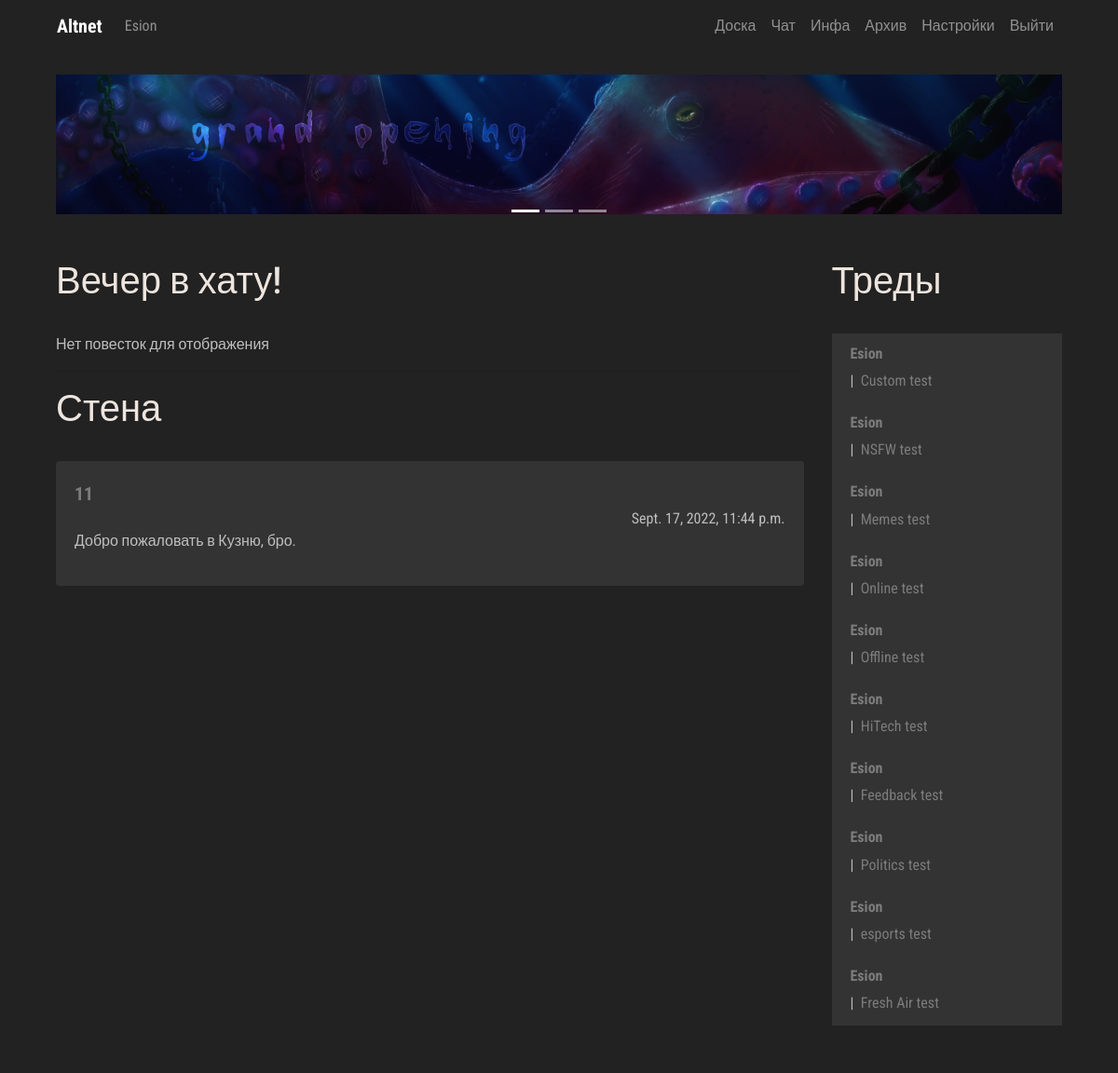
The page /manager/me/ (signed in) on the database its author committed.
### manager/models.py (models this page shows, shortened)
class UserPublicPost(models.Model):
    post_author = models.CharField('Message Author', max_length=150, null=False, blank=False)
    post_text = models.CharField('Post text', max_length=250)
    post_date = models.DateTimeField('Post date', auto_now=True)
    language_code = models.IntegerField(null=True, blank=True, default=0)

### board/models.py (models this page shows, shortened)
class Thread(models.Model):
    def was_published_recently(self):
        now = timezone.now()
        return now - datetime.timedelta(days=1) <= self.pub_date <= now
    thread_title = models.CharField('Thread title', max_length=100)
    thread_text = models.TextField('Thread text', max_length=10000)
    pub_date = models.DateTimeField('Date published', auto_now=True)
    CATEGORY_CHOICES = [('Random', 'Random'), ('Broadcast', 'Broadcast'), ('Animation', 'Animation'),
                        ('Artwork', 'Artwork'), ('Cinematics', 'Cinematics'), ('Videogames', 'Videogames'),
                        ('Writing', 'Writing'), ('Fresh Air', 'Fresh Air'), ('Esports', 'Esports'),
                        ('Politics', 'Politics'), ('Feedback', 'Feedback'), ('HiTech', 'HiTech'),
                        ('Offline', 'Offline'), ('Online', 'Online'), ('Memes', 'Memes'),
                        ('NSFW', 'NSFW'), ('Custom', 'Custom')]
    category = models.CharField(max_length=100, choices=CATEGORY_CHOICES)
    thread_author = models.CharField('Thread Author', max_length=150, blank=False, null=False)
    was_published_recently.admin_order_field = 'pub_date'
    was_published_recently.boolean = True
    was_published_recently.short_description = 'Published recently?'
    thread_pic = models.ImageField(upload_to=user_thread_directory_path, blank=True, null=True)
    language_code = models.IntegerField(blank=True, null=True, default=0)
    visible = models.BooleanField(blank=False, null=False, default=True)

### manager/views.py (the view)
# urls.py: path('me/', views.meview, name='me'),
def meview(request):
    if request.user.is_authenticated:
        loc_option = Hikka.objects.get(user=request.user.id).language_code
    else:
        loc_option = 0
    latest_threads = Thread.objects.filter(language_code=loc_option).order_by('-pub_date')[:10]
    latest_posts = UserPublicPost.objects.filter(language_code=loc_option).order_by('-post_date')[:10]
    admin_posts = AdminPublicPost.objects.filter(language_code=loc_option).order_by('-post_date')[:10]
    loc = UI
    headers = Headers
    errors = Errors
    me = Me
    context = {
        'me': me,
        'headers': headers,
        'errors': errors,
        'lang': loc_option,
        'UI': loc,
        'threads': latest_threads,
        'posts': latest_posts,
        'admins': admin_posts
    }
    return render(request, 'me.html', context)

### board/templatetags/loc_extra.py (called while the page is built)
@register.filter
def return_item(l, i):
    try:
        return l[i]
    except:
        return None

@register.filter
def random_message(l, i):
    try:
        return Me.greet(i)
    except:
        return None

### loc/Me.py (called while the page is built)
def greet(language_code):
    if language_code == 0:
        return WELCOME_RANDOM_EN[randint(0, 3)]
    elif language_code == 1:
        return WELCOME_RANDOM_RU[randint(0, 3)]

### manager/templates/me.html (shortened to what this page needs)
{% extends 'hat.html' %}
{% block content %}
{% load loc_extra %}
            <div class="row col-">
               <div class=" col-lg-9 col- content">
                  <br>
                  <div class="trds">
                     <main class="contentd" role="main">
                        <header>
                           <h1 data-text="{{ me.greet|random_message:lang }}">{{ me.greet|random_message:lang }}
                           </h1>
                        </header>
                     </main>
                  </div>
                  <br>
                  {% if admins %}
                  {% for admin in admins %}
                  <div class="card">
                     <div class="card-body">
                        <h4 class="card-title">
                           <p class="article"> {{ admin.post_title }} </p>
                        </h4>
                        {{ admin.post_text|linebreaks }}
                        <div class="d-flex flex-row-reverse">{{ admin.post_date }}</div>
                     </div>
                  </div>
                  <br />
                  {% endfor %}
                  {% else %}
                  {{ errors.NO_AGENDA_POSTS|return_item:lang }}
                  {% endif %}
                  <br>
                  <hr>
                  <div class="trds">
                     <main class="contentd" role="main">
                        <header>
                           <h1 data-text="{{ headers.PUBLIC_MESSAGES|return_item:lang }}">{{ headers.PUBLIC_MESSAGES|return_item:lang }}
                           </h1>
                        </header>
                     </main>
                  </div>
                  <br>
                  {% if posts %}
                  {% for post in posts %}
                  <div class="card">
                     <div class="card-body">
                              <a class="article" href="{% url 'Board:guest' post.post_author%}"> {{ post.post_author }}</a>
                        <div class="d-flex flex-row-reverse">{{ post.post_date }}</div>
                        {{ post.post_text|linebreaks }}
                     </div>
                  </div>
                  <br />
                  {% endfor %}
                  {% else %}
                  {{ errors.NO_PUBLIC_MESSAGES|return_item:lang }}
                  {% endif %}
               </div>
               <div class=" col-lg-3 col- left-sidebar">
                  <br>
                  <div class="trds">
                     <main class="contentd" role="main">
                        <header>
                           <h1 data-text="{{ headers.THREADS|return_item:lang }}">{{ headers.THREADS|return_item:lang }}
                           </h1>
                        </header>
                     </main>
                  </div>
                  <br>
                  {% if threads %}
                  <ul class="list-group">
                     {% for thread in threads %}
                     <li class="list-group-item">
                        <h6> <a class="userlk" href="{% url 'Board:guest' thread.thread_author %}">
                        {{ thread.thread_author }}</a> </h6>
                        |&nbsp;<a href="{% url 'Board:thread' thread.id %}"> {{ thread.thread_text|truncatewords:10 }}  </a>
                     </li>
                     {% endfor %}
                  </ul>
                  {% else %}
                  {{ errors.NO_THREADS|return_item:lang }}
                  {% endif %}
                  <br>
               </div>
            </div>
{% endblock %}

### board/templates/hat.html (shortened to what this page needs)
<!DOCTYPE html>
{% load loc_extra %}
<html lang="en"><head>
	<link rel="stylesheet" href="https://stackpath.bootstrapcdn.com/bootstrap/4.3.1/css/bootstrap.min.css">
     {% load static %}
    <link rel="stylesheet" href=" {% static 'css/master.css' %} " type="text/css">
  </head>
  <body>
<div class="container">
   <nav class="navbar navbar-expand-lg navbar-dark" style="background-color: #222222;">
  <div class="collapse navbar-collapse" id="navbarTogglerDemo01">
    <a class="navbar-brand" href="{% url 'Manager:me' %}"><b>Altnet</b></a>
    <ul class="navbar-nav mr-auto mt-2 mt-lg-0">
    {% if user.is_authenticated %}
         <li class="nav-item">
           <a class="nav-link" href="{% url 'Board:user' %}">{{ user.username }}</a>
      </li>
        {% else %}
        <li class="nav-item">
        <a class="nav-link" href="{% url 'Manager:login' %}">{{ UI.LOG_IN|return_item:lang }}</a>
      </li>
        {% endif %}
    </ul>
     <ul class="navbar-nav  mt-2 mt-lg-0">
      <li class="nav-item">
        <a class="nav-link" href="{% url 'Board:board' %}">{{ UI.BOARD|return_item:lang }}</a>
      </li>
      <li class="nav-item">
        <a class="nav-link" href="{% url 'Chat:chat' %}">{{ UI.CHAT|return_item:lang }}</a>
      </li>
      <li class="nav-item">
        <a class="nav-link" href="{% url 'Paper:info' %}">{{ UI.INFO|return_item:lang }}</a>
      </li>
      <li class="nav-item">
        <a class="nav-link" href="{% url 'Archive:index' %}">{{ UI.ARCHIVE|return_item:lang }}</a>
      </li>
      <li class="nav-item">
        <a class="nav-link" href="#">{{ UI.SETTINGS|return_item:lang }}</a>
      </li>
      <li class="nav-item">
        <a class="nav-link" href="{% url 'Manager:logout' %}">{{ UI.LOG_OUT|return_item:lang }}</a>
      </li>
    </ul>
  </div>
</nav>
<div class="col-lg-12 head-block"><br>
<div id="carouselExampleControls" class="carousel slide" data-ride="carousel">
     <ol class="carousel-indicators">
    <li data-target="#carouselExampleControls" data-slide-to="0" class="active"></li>
    <li data-target="#carouselExampleControls" data-slide-to="1"></li>
    <li data-target="#carouselExampleControls" data-slide-to="2"></li>
  </ol>
  <div class="carousel-inner">
    <div class="carousel-item active">
      <img class="d-block w-100" src="{% static 'imgs/go.png' %}" alt="Second slide" height="150px">
    </div>
  </div>
<br>
</div>
{% block content %} {% endblock %}
<br>
    </div>
</div>
</body>
</html>

### static/css/master.css (style rules this page uses)
.head-block,.top-menu,.top-material,.left-sidebar,.content { background:#222222; margin-bottom:5px; }
.head-block { height:40px; }
.content { border: none; }
.head-block { height:150px; background:right center no-repeat; }
.card { background: #333333; border: none; }
.list-group, .list-group-item { background: #333333; border: none; }
.userlk { font-weight: bold; }
.article { font-weight: bold; font-size: 20px; }
body { font-family: 'Roboto Condensed', sans-serif; font-size: initial; }
a { color: #7c7c7c; font-size: initial; }
body { background: #222; color: #bfbfbf; }
.contentd header h1 { position:relative;color:#eee5de }
.contentd header h1:after, .contentd header h1:before { position:absolute;top:0;overflow:hidden;clip:rect(0,100vw,0,0);content:attr(data-text);background: #a9a9a9 }
.contentd header h1:before { left:-1vmin;animation:noise 7s infinite steps(3,end) alternate-reverse;color:#71fcff;text-shadow:.4vmin 0 #00f,-.2vmin 1vmin red }
.contentd header h1:after { left:1vmin;animation:noise-alt 5s infinite steps(3,end) alternate-reverse;color:#ff9eed;text-shadow:-2vmin 0 #ff0,.1vmin -1vmin #00f }
.trds { background: #none; }

### rows shown on the page
UserPublicPost: post_author "11", post_date "Sept. 17, 2022, 11:44 p.m.", post_text "Добро пожаловать в Кузню, бро."
Thread: thread_author "Esion", thread_text "Custom test"
Thread: thread_author "Esion", thread_text "NSFW test"
Thread: thread_author "Esion", thread_text "Memes test"
Thread: thread_author "Esion", thread_text "Online test"
Thread: thread_author "Esion", thread_text "Offline test"
Thread: thread_author "Esion", thread_text "HiTech test"
Thread: thread_author "Esion", thread_text "Feedback test"
Thread: thread_author "Esion", thread_text "Politics test"
Thread: thread_author "Esion", thread_text "esports test"
Thread: thread_author "Esion", thread_text "Fresh Air test"

### other values the page prints
{{ user.username }} "Esion"
{{ UI.BOARD|return_item:lang }} "Доска"
{{ UI.CHAT|return_item:lang }} "Чат"
{{ UI.INFO|return_item:lang }} "Инфа"
{{ UI.ARCHIVE|return_item:lang }} "Архив"
{{ UI.SETTINGS|return_item:lang }} "Настройки"
{{ UI.LOG_OUT|return_item:lang }} "Выйти"
{{ me.greet|random_message:lang }} "Вечер в хату!"
{{ errors.NO_AGENDA_POSTS|return_item:lang }} "Нет повесток для отображения"
{{ headers.PUBLIC_MESSAGES|return_item:lang }} "Стена"
{{ headers.THREADS|return_item:lang }} "Треды"
